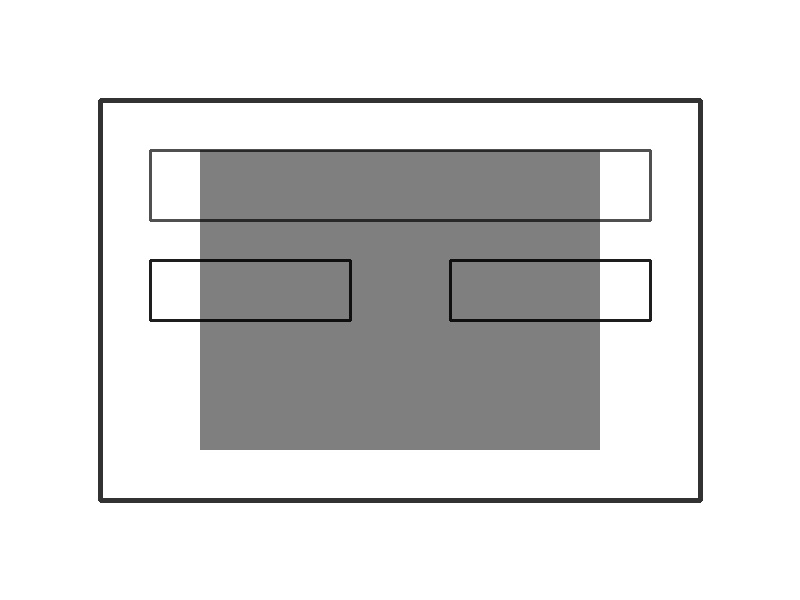
#> input picture test_samples/sample_shadow.jpg, 800 x 600 px, found by its file name
$ python cv_engine.py
#> lines starting #> are read from the running program, lines starting #| are printed output that depends on the picture; after the words box and inside, x2 and y2 are one past the last pixel; in counts of white or black regions, pixels touching at a corner belong together
#> further down, test_img is the input picture: shape (600, 800, 3); min 10, max 255, mean 216.9
import cv2
import numpy as np

def preprocess_sketch(image: np.ndarray) -> np.ndarray:
    """
    Applies Gaussian Blur and Adaptive Gaussian Thresholding to remove
    shadows and clean low-light sketch images.
    Input: np.ndarray (Image in memory)
    Output: np.ndarray (Processed binary image)
    """
    if image is None:
        raise ValueError("Input image array is None")

    # 1. Convert to Grayscale (if image is BGR)
    if len(image.shape) == 3:
        gray = cv2.cvtColor(image, cv2.COLOR_BGR2GRAY)
    else:
        gray = image

    # 2. Gaussian Blur (Noise reduction)
    blurred = cv2.GaussianBlur(gray, (5, 5), 0)

    # 3. Adaptive Thresholding (Shadow and lighting fix)
    processed = cv2.adaptiveThreshold(
        blurred,
        255,
        cv2.ADAPTIVE_THRESH_GAUSSIAN_C,
        cv2.THRESH_BINARY_INV,
        11,
        2
    )
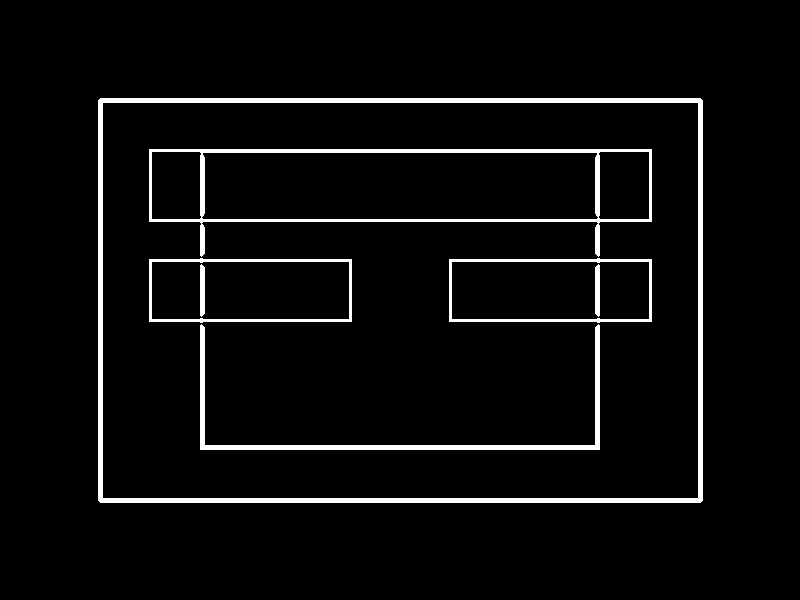
#> processed: shape (600, 800); 4.5% white; 7 white regions, largest, box (x1, y1, x2, y2) and area: (98, 98, 703, 503) 9988, (149, 149, 652, 257) 4756, (200, 324, 600, 450) 3196

    return processed

if __name__ == "__main__":
    # Test block: Testing purpose only
    test_img = cv2.imread("test_samples/sample_shadow.jpg")
    if test_img is not None:
        result = preprocess_sketch(test_img)
        cv2.imwrite("test_samples/processed_output.jpg", result)
        print("Success: Refactored preprocess_sketch executed successfully!")
